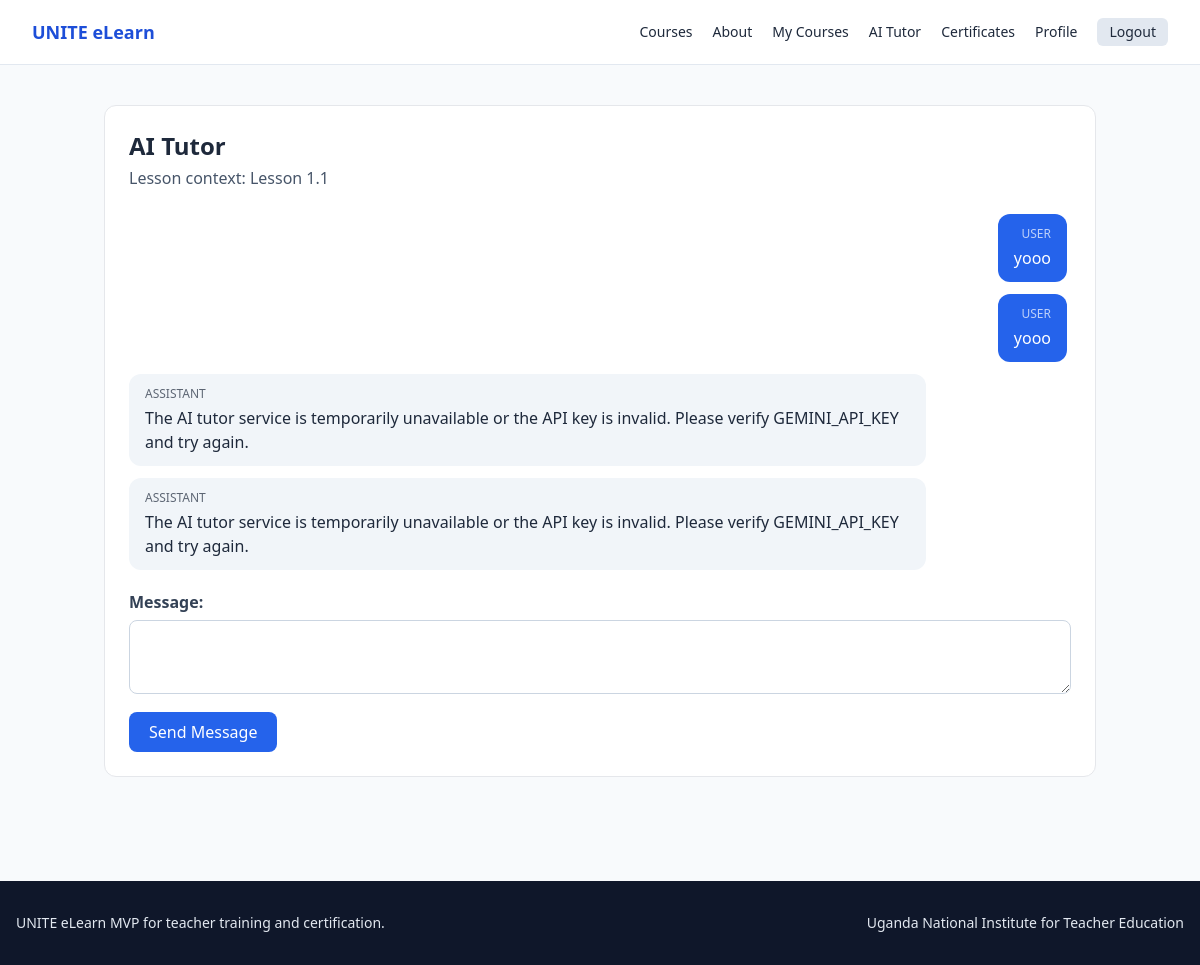
/ai/chat/?session_id=1 (signed in), run on an earlier commit of the app's database.
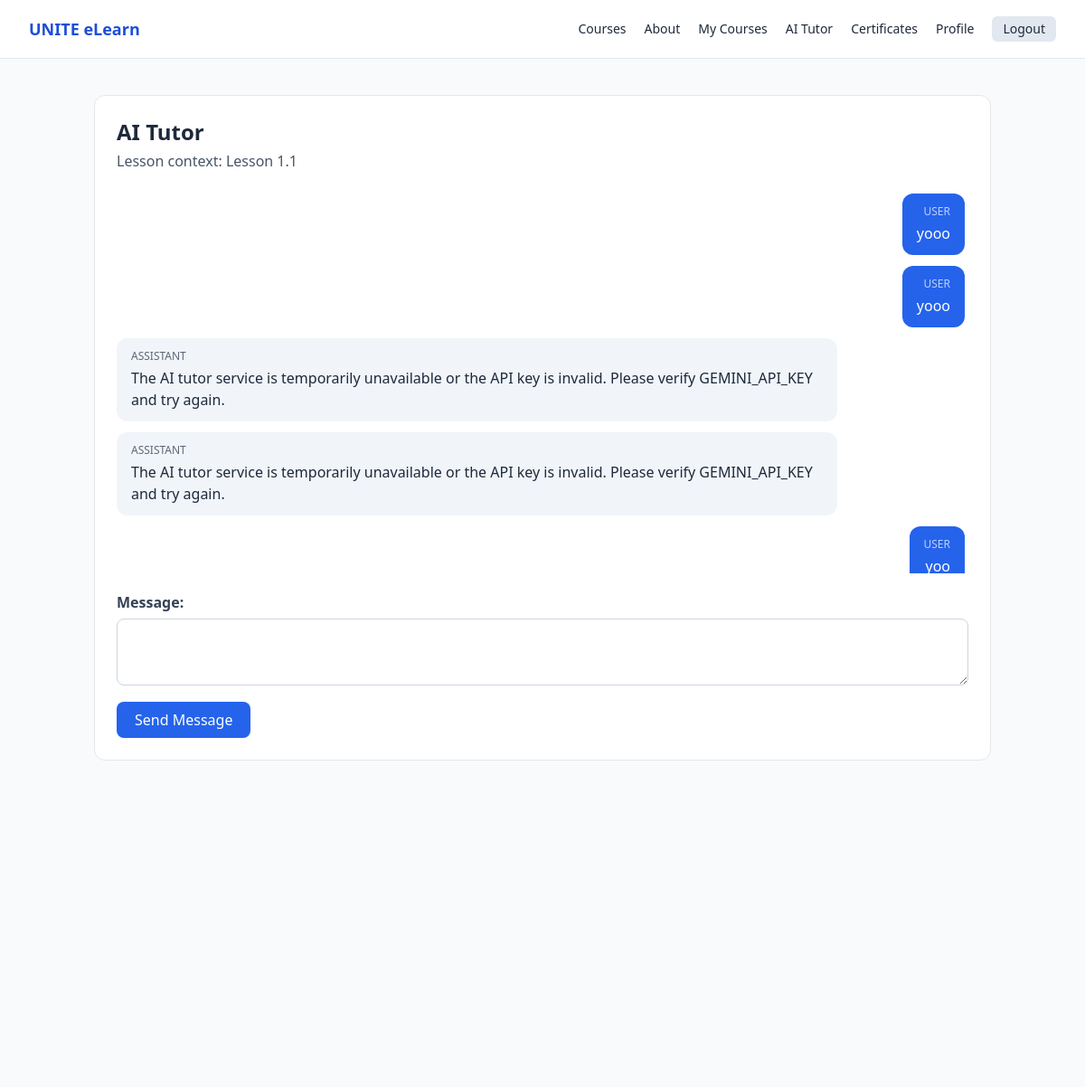
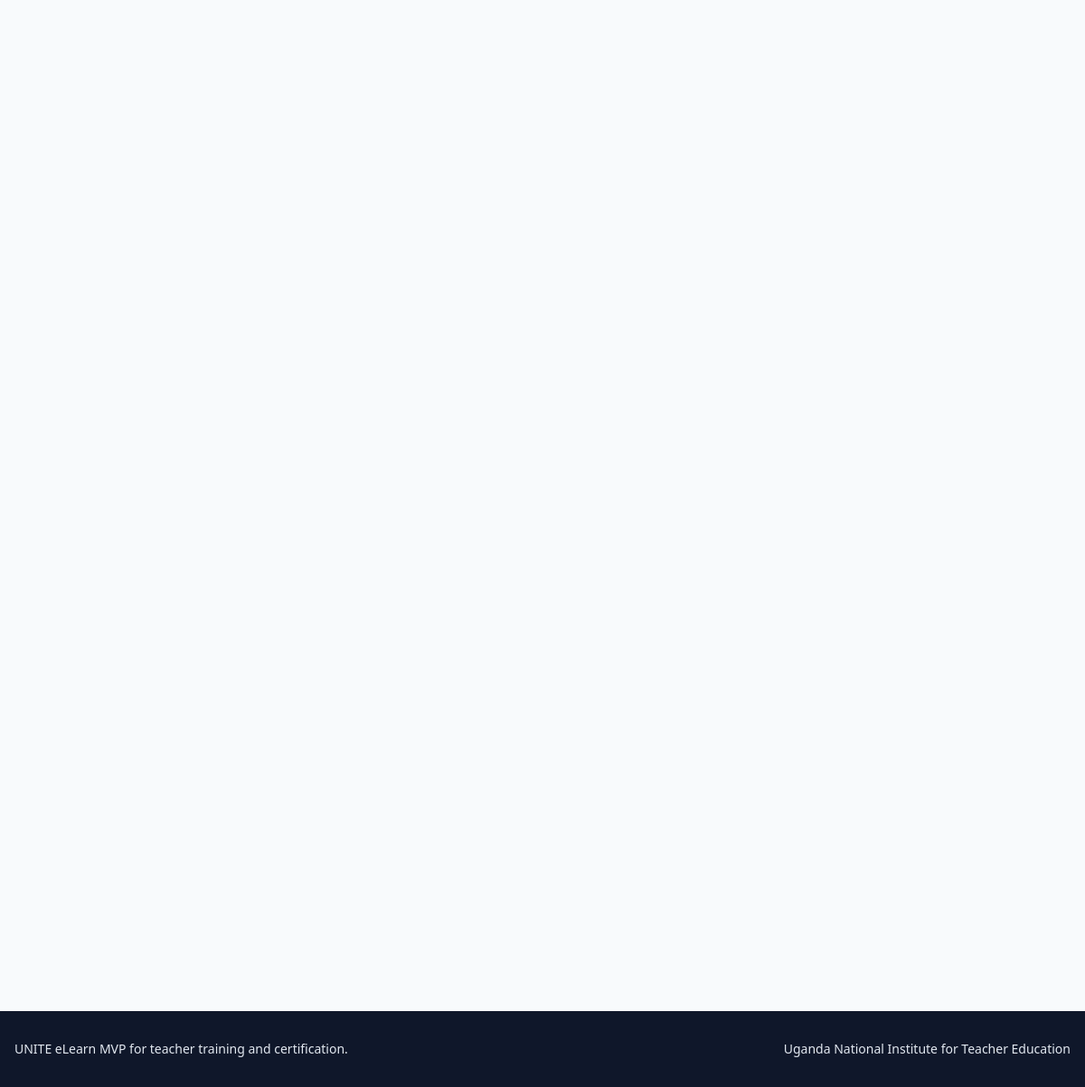
And on a later commit of the database (2 pictures, top to bottom).
### ai_tutor/models.py (models this page shows, shortened)
class ChatMessage(models.Model):
    ROLE_USER = "user"
    ROLE_ASSISTANT = "assistant"
    ROLE_SYSTEM = "system"
    ROLE_CHOICES = [
        (ROLE_USER, "User"),
        (ROLE_ASSISTANT, "Assistant"),
        (ROLE_SYSTEM, "System"),
    ]
    session = models.ForeignKey(ChatSession, on_delete=models.CASCADE, related_name="messages")
    role = models.CharField(max_length=20, choices=ROLE_CHOICES)
    message = models.TextField()
    created_at = models.DateTimeField(auto_now_add=True)
    class Meta:
        ordering = ["created_at"]

### ai_tutor/views.py (the view)
# urls.py: path("ai/chat/", views.ai_chat_view, name="chat"),
@login_required
def ai_chat_view(request):
    course_id = request.GET.get("course_id")
    lesson_id = request.GET.get("lesson_id")
    session_id = request.GET.get("session_id")
    course = Course.objects.filter(id=course_id).first() if course_id else None
    lesson = Lesson.objects.select_related("module", "module__course").filter(id=lesson_id).first() if lesson_id else None
    if lesson:
        course = lesson.module.course
    if course and not Enrollment.objects.filter(user=request.user, course=course).exists():
        messages.error(request, "Enroll in the course first to use this tutor context.")
        return redirect("courses:detail", slug=course.slug)
    session = _get_or_create_session(request.user, course=course, lesson=lesson, session_id=session_id)
    chat_form = AIChatForm()
    return render(
        request,
        "ai_tutor/chat.html",
        {
            "session": session,
            "messages_list": session.messages.all(),
            "chat_form": chat_form,
            "course": session.course,
            "lesson": session.lesson,
        },
    )

### ai_tutor/forms.py
class AIChatForm(forms.Form):
    message = forms.CharField(widget=forms.Textarea(attrs={"rows": 3}), max_length=2000)

### ai_tutor/views.py (called while the page is built, shortened)
def _get_or_create_session(user, course=None, lesson=None, session_id=None):
    if session_id:
        return get_object_or_404(ChatSession, id=session_id, user=user)

### ai_tutor/templates/ai_tutor/chat.html (shortened to what this page needs)
{% extends 'base.html' %}
{% block content %}
<div class="max-w-5xl mx-auto px-4 py-10">
    <div class="bg-white border rounded-xl p-6">
        <h1 class="text-2xl font-bold">AI Tutor</h1>
        <p class="text-slate-600 mt-1">
            {% if lesson %}Lesson context: {{ lesson.title }}{% elif course %}Course context: {{ course.title }}{% else %}General teacher training support{% endif %}
        </p>
        <div class="mt-6 space-y-3 max-h-[420px] overflow-y-auto pr-1">
            {% for msg in messages_list %}
                <div class="{% if msg.role == 'user' %}text-right{% endif %}">
                    <div class="inline-block max-w-[85%] px-4 py-3 rounded-xl {% if msg.role == 'user' %}bg-unite-600 text-white{% else %}bg-slate-100{% endif %}">
                        <p class="text-xs mb-1 opacity-70 uppercase">{{ msg.role }}</p>
                        <p class="whitespace-pre-line">{{ msg.message }}</p>
                    </div>
                </div>
            {% empty %}
                <p class="text-slate-500">No messages yet. Ask your first question about this lesson or course.</p>
            {% endfor %}
        </div>
        <form method="post" action="{% url 'ai_tutor:send' %}" class="mt-5 space-y-3">
            {{ chat_form.as_p }}
            <button type="submit" class="bg-unite-600 text-white px-5 py-2 rounded-lg">Send Message</button>
        </form>
    </div>
</div>
{% endblock %}

What changed in the data, as far as the page shows it:
added ChatMessage: role "USER", message "yoo"
